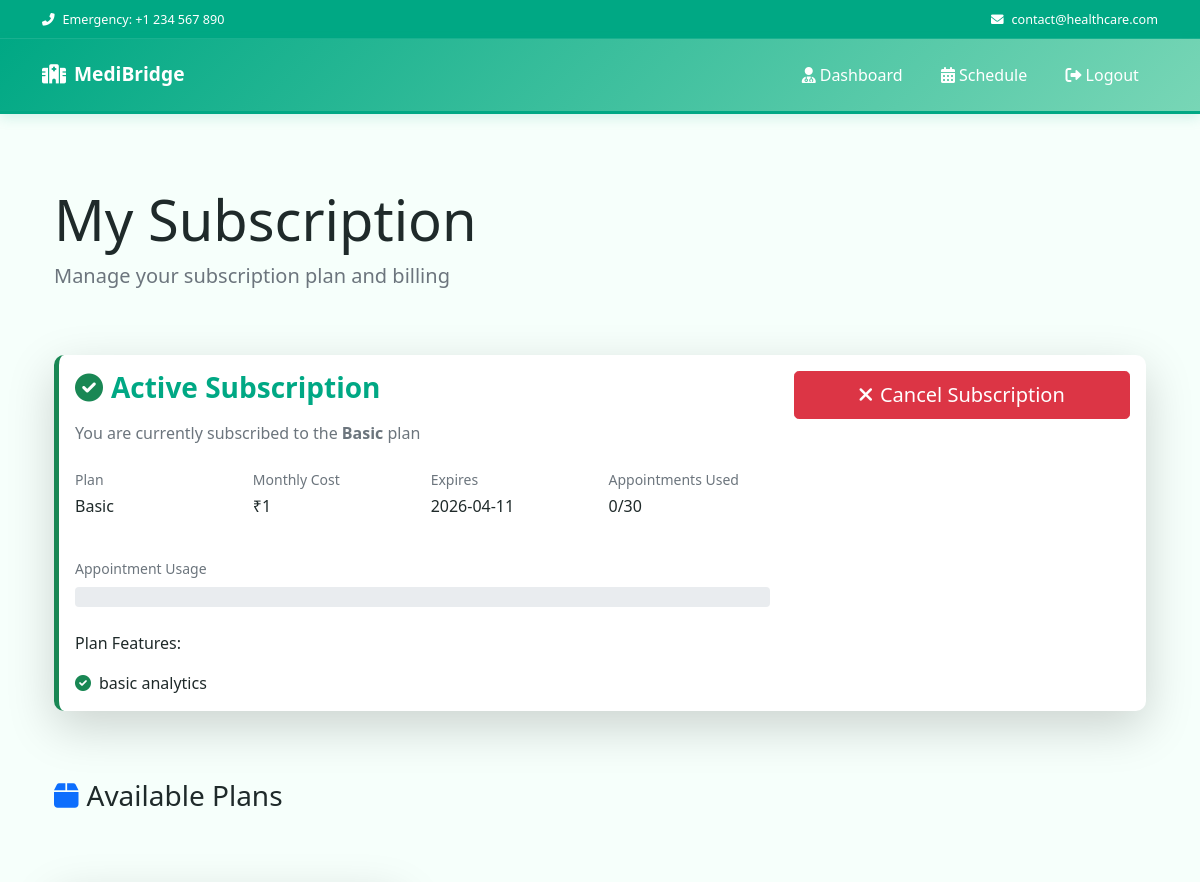
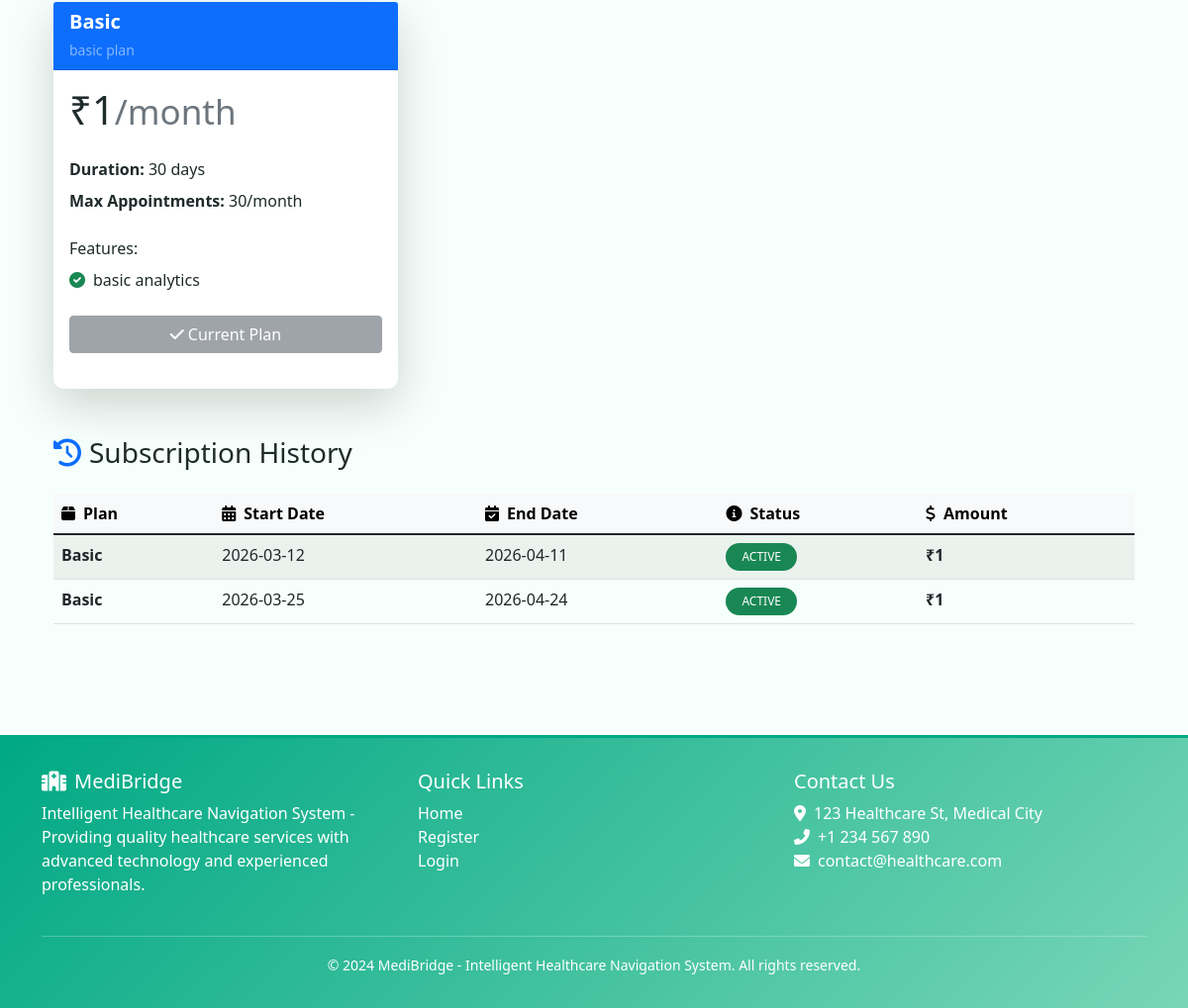
/doctor/subscriptions (signed in), run on the app's committed database (2 pictures, top to bottom).
### app.py (models this page shows)
class SubscriptionPlan(db.Model):
    id = db.Column(db.Integer, primary_key=True)
    name = db.Column(db.String(100), nullable=False, unique=True)  # e.g., 'Basic', 'Professional', 'Premium'
    description = db.Column(db.Text, nullable=False)
    price = db.Column(db.Float, nullable=False)  # Price in dollars
    duration_days = db.Column(db.Integer, nullable=False)  # Subscription duration in days
    max_appointments = db.Column(db.Integer, nullable=False)  # Max appointments per month
    features = db.Column(db.Text, nullable=False)  # JSON string of features
    is_active = db.Column(db.Boolean, default=True)
    date_created = db.Column(db.DateTime, server_default=db.func.now())
    subscriptions = db.relationship('DoctorSubscription', backref='plan', lazy=True, cascade="all, delete-orphan")

class DoctorSubscription(db.Model):
    id = db.Column(db.Integer, primary_key=True)
    doctor_id = db.Column(db.Integer, db.ForeignKey('doctor.id'), nullable=False)
    plan_id = db.Column(db.Integer, db.ForeignKey('subscription_plan.id'), nullable=False)
    start_date = db.Column(db.DateTime, server_default=db.func.now())
    end_date = db.Column(db.DateTime, nullable=False)
    status = db.Column(db.String(20), default='active')  # active, expired, cancelled
    appointments_used = db.Column(db.Integer, default=0)
    date_created = db.Column(db.DateTime, server_default=db.func.now())
    doctor = db.relationship('Doctor', backref='subscriptions', lazy=True)
    payments = db.relationship('Payment', backref='subscription', lazy=True, cascade="all, delete-orphan")

### app.py (the view)
@app.route('/doctor/subscriptions')
@login_required
def doctor_subscriptions():
    if current_user.user_type != 'doctor':
        return redirect(url_for('home'))
    doctor = Doctor.query.filter_by(user_id=current_user.id).first()
    if not doctor:
        flash('Doctor profile not found')
        return redirect(url_for('home'))
    if not doctor.is_verified:
        flash('Your profile is under review. You can subscribe after approval.', 'warning')
    active_subscription = DoctorSubscription.query.filter_by(
        doctor_id=doctor.id,
        status='active'
    ).first()
    all_subscriptions = DoctorSubscription.query.filter_by(doctor_id=doctor.id).all()
    available_plans = SubscriptionPlan.query.filter_by(is_active=True).all()
    return render_template('doctor_subscriptions.html',
                          doctor=doctor,
                          active_subscription=active_subscription,
                          all_subscriptions=all_subscriptions,
                          available_plans=available_plans)

### app.py (called while the page is built)
@login_manager.user_loader
def load_user(user_id):
    return User.query.get(int(user_id))

### templates/doctor_subscriptions.html (shortened to what this page needs)
{% extends "base.html" %}
{% block content %}
<div class="container py-5">
    <div class="row mb-5">
        <div class="col-12">
            <h1 class="display-4 mb-2">My Subscription</h1>
            <p class="lead text-muted">Manage your subscription plan and billing</p>
        </div>
    </div>
    {% if active_subscription %}
    <div class="row mb-5">
        <div class="col-12">
            <div class="card border-0 shadow-lg border-start border-5 border-success">
                <div class="card-body">
                    <div class="row align-items-start">
                        <div class="col-md-8">
                            <h2 class="card-title h3 mb-3">
                                <i class="fas fa-check-circle text-success me-2"></i>Active Subscription
                            </h2>
                            <p class="text-muted mb-4">
                                {% if active_subscription.status == 'pending_payment' %}
                                Your payment is being verified by the admin. The subscription will be activated shortly.
                                {% else %}
                                You are currently subscribed to the <strong>{{ active_subscription.plan.name }}</strong>
                                plan
                                {% endif %}
                            </p>
                            <div class="row g-3 mb-4">
                                <div class="col-sm-6 col-md-3">
                                    <p class="text-muted small mb-1">Plan</p>
                                    <p class="fw-semibold">{{ active_subscription.plan.name }}</p>
                                </div>
                                <div class="col-sm-6 col-md-3">
                                    <p class="text-muted small mb-1">Monthly Cost</p>
                                    <p class="fw-semibold">₹{{ active_subscription.plan.price|int }}</p>
                                </div>
                                <div class="col-sm-6 col-md-3">
                                    <p class="text-muted small mb-1">Expires</p>
                                    <p class="fw-semibold">{{ active_subscription.end_date.strftime('%Y-%m-%d') }}</p>
                                </div>
                                <div class="col-sm-6 col-md-3">
                                    <p class="text-muted small mb-1">Appointments Used</p>
                                    <p class="fw-semibold">{{ active_subscription.appointments_used }}/{{
                                        active_subscription.plan.max_appointments }}</p>
                                </div>
                            </div>
                            <div class="mb-4">
                                <p class="text-muted small mb-2">Appointment Usage</p>
                                {% set usage_percent = (active_subscription.appointments_used /
                                active_subscription.plan.max_appointments * 100)|int %}
                                <div class="progress" style="height: 20px;">
                                </div>
                            </div>
                            <div>
                                <p class="fw-semibold mb-3">Plan Features:</p>
                                <div class="row g-2">
                                    {% for feature in active_subscription.plan.features.split(',') %}
                                    <div class="col-md-6">
                                        <div class="d-flex align-items-center">
                                            <i class="fas fa-check-circle text-success me-2"></i>
                                            <span>{{ feature.strip() }}</span>
                                        </div>
                                    </div>
                                    {% endfor %}
                                </div>
                            </div>
                        </div>
                        <div class="col-md-4">
                            <form method="POST"
                                action="{{ url_for('cancel_subscription', subscription_id=active_subscription.id) }}"
                                onsubmit="return confirm('Are you sure you want to cancel your subscription?');">
                                <button type="submit" class="btn btn-danger btn-lg w-100">
                                    <i class="fas fa-times me-2"></i>Cancel Subscription
                                </button>
                            </form>
                        </div>
                    </div>
                </div>
            </div>
        </div>
    </div>
    {% endif %}
    <div class="row mb-5">
        <div class="col-12">
            <h2 class="h3 mb-4">
                <i class="fas fa-box me-2 text-primary"></i>Available Plans
            </h2>
        </div>
    </div>
    <div class="row g-4 mb-5">
        {% for plan in available_plans %}
        <div class="col-lg-4 col-md-6">
            <div class="card border-0 shadow-lg h-100">
                <div class="card-header bg-primary text-white">
                    <h5 class="card-title mb-1 text-white">{{ plan.name }}</h5>
                    <small class="text-white-50">{{ plan.description }}</small>
                </div>
                <div class="card-body">
                    <div class="mb-4">
                        <h3 class="display-6 mb-0">₹{{ plan.price|int }}<small class="text-muted">/month</small></h3>
                    </div>
                    <div class="mb-4">
                        <p class="mb-2"><strong>Duration:</strong> {{ plan.duration_days }} days</p>
                        <p class="mb-3"><strong>Max Appointments:</strong> {{ plan.max_appointments }}/month</p>
                    </div>
                    <div class="mb-4">
                        <p class="fw-semibold mb-2">Features:</p>
                        <ul class="list-unstyled">
                            {% for feature in plan.features.split(',') %}
                            <li class="d-flex align-items-start mb-2">
                                <i class="fas fa-check-circle text-success me-2 mt-1"></i>
                                <span>{{ feature.strip() }}</span>
                            </li>
                            {% endfor %}
                        </ul>
                    </div>
                    {% if active_subscription and active_subscription.plan_id == plan.id %}
                    <button disabled class="btn btn-secondary w-100">
                        <i class="fas fa-check me-1"></i>Current Plan
                    </button>
                    {% else %}
                    <form method="POST" action="{{ url_for('subscribe_to_plan', plan_id=plan.id) }}">
                        <button type="submit" class="btn btn-primary w-100">
                            <i class="fas fa-shopping-cart me-1"></i>Subscribe Now
                        </button>
                    </form>
                    {% endif %}
                </div>
            </div>
        </div>
        {% endfor %}
    </div>
    {% if all_subscriptions %}
    <div class="row">
        <div class="col-12">
            <h2 class="h3 mb-4">
                <i class="fas fa-history me-2 text-primary"></i>Subscription History
            </h2>
            <div class="table-responsive">
                <table class="table table-hover table-striped">
                    <thead class="table-light">
                        <tr>
                            <th><i class="fas fa-box me-2"></i>Plan</th>
                            <th><i class="fas fa-calendar-alt me-2"></i>Start Date</th>
                            <th><i class="fas fa-calendar-check me-2"></i>End Date</th>
                            <th><i class="fas fa-info-circle me-2"></i>Status</th>
                            <th><i class="fas fa-dollar-sign me-2"></i>Amount</th>
                        </tr>
                    </thead>
                    <tbody>
                        {% for sub in all_subscriptions %}
                        <tr>
                            <td><strong>{{ sub.plan.name }}</strong></td>
                            <td>{{ sub.start_date.strftime('%Y-%m-%d') }}</td>
                            <td>{{ sub.end_date.strftime('%Y-%m-%d') }}</td>
                            <td>
                                <span
                                    class="badge {% if sub.status == 'active' %}bg-success{% elif sub.status == 'pending_payment' %}bg-warning{% elif sub.status == 'expired' %}bg-danger{% else %}bg-secondary{% endif %}">
                                    {{ sub.status|replace('_', ' ')|upper }}
                                </span>
                            </td>
                            <td><strong>₹{{ sub.plan.price|int }}</strong></td>
                        </tr>
                        {% endfor %}
                    </tbody>
                </table>
            </div>
        </div>
    </div>
    {% endif %}
</div>
{% endblock %}

### templates/base.html (style rules this page uses)
:root { --primary-color: #00A884; --secondary-color: #78D6B6; --accent-color: #F6FFFB; --text-color: #1F2A2A; --success-color: #00A884; --warning-color: #e67e22; --danger-color: #c0392b; --light-bg: #F6FFFB; }
body { font-family: 'Segoe UI', Tahoma, Geneva, Verdana, sans-serif; background-color: #F6FFFB; overflow-x: hidden; color: #1F2A2A; }
.card { border: none; border-radius: 10px; box-shadow: 0 2px 8px rgba(0, 168, 132, 0.08); transition: all 0.3s ease; margin-bottom: 20px; border-left: 4px solid #78D6B6; background-color: #ffffff; }
.card-title { color: var(--primary-color); font-weight: 600; }
.badge { padding: 0.5rem 1rem; border-radius: 20px; font-weight: 500; }

### data on the page
SubscriptionPlan: plan.name "Basic", plan.price "1", plan.max_appointments "30", strip "basic analytics", name "Basic", description "basic plan", price "1", duration_days "30", max_appointments "30", shows "Current Plan"
DoctorSubscription: end_date "2026-04-11", appointments_used "0", plan.name "Basic", start_date "2026-03-12", status "ACTIVE", plan.price "1"
DoctorSubscription: plan.name "Basic", start_date "2026-03-25", end_date "2026-04-24", status "ACTIVE", plan.price "1"
